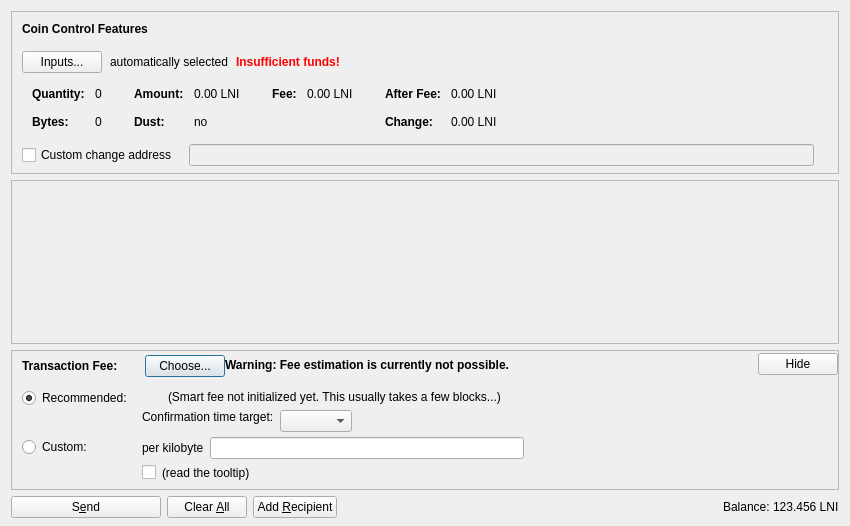
<?xml version="1.0" encoding="UTF-8"?>
<ui version="4.0">
 <class>SendCoinsDialog</class>
 <widget class="QDialog" name="SendCoinsDialog">
  <property name="geometry">
   <rect>
    <x>0</x>
    <y>0</y>
    <width>850</width>
    <height>526</height>
   </rect>
  </property>
  <property name="windowTitle">
   <string>Send Coins</string>
  </property>
  <layout class="QVBoxLayout" name="verticalLayout" stretch="0,1,0,0">
   <property name="bottomMargin">
    <number>8</number>
   </property>
   <item>
    <widget class="QFrame" name="frameCoinControl">
     <property name="sizePolicy">
      <sizepolicy hsizetype="Expanding" vsizetype="Expanding">
       <horstretch>0</horstretch>
       <verstretch>0</verstretch>
      </sizepolicy>
     </property>
     <property name="maximumSize">
      <size>
       <width>16777215</width>
       <height>16777215</height>
      </size>
     </property>
     <property name="frameShape">
      <enum>QFrame::StyledPanel</enum>
     </property>
     <property name="frameShadow">
      <enum>QFrame::Sunken</enum>
     </property>
     <layout class="QVBoxLayout" name="verticalLayoutCoinControl2">
      <property name="spacing">
       <number>0</number>
      </property>
      <property name="leftMargin">
       <number>0</number>
      </property>
      <property name="topMargin">
       <number>0</number>
      </property>
      <property name="rightMargin">
       <number>0</number>
      </property>
      <property name="bottomMargin">
       <number>6</number>
      </property>
      <item>
       <layout class="QVBoxLayout" name="verticalLayoutCoinControl" stretch="0,0,0,0,1">
        <property name="spacing">
         <number>0</number>
        </property>
        <property name="leftMargin">
         <number>10</number>
        </property>
        <property name="topMargin">
         <number>10</number>
        </property>
        <item>
         <layout class="QHBoxLayout" name="horizontalLayoutCoinControl1">
          <property name="bottomMargin">
           <number>15</number>
          </property>
          <item>
           <widget class="QLabel" name="labelCoinControlFeatures">
            <property name="sizePolicy">
             <sizepolicy hsizetype="Preferred" vsizetype="Maximum">
              <horstretch>0</horstretch>
              <verstretch>0</verstretch>
             </sizepolicy>
            </property>
            <property name="font">
             <font>
              <weight>75</weight>
              <bold>true</bold>
             </font>
            </property>
            <property name="styleSheet">
             <string notr="true">font-weight:bold;</string>
            </property>
            <property name="text">
             <string>Coin Control Features</string>
            </property>
           </widget>
          </item>
         </layout>
        </item>
        <item>
         <layout class="QHBoxLayout" name="horizontalLayoutCoinControl2" stretch="0,0,0,0">
          <property name="spacing">
           <number>8</number>
          </property>
          <property name="bottomMargin">
           <number>10</number>
          </property>
          <item>
           <widget class="QPushButton" name="pushButtonCoinControl">
            <property name="styleSheet">
             <string notr="true"/>
            </property>
            <property name="text">
             <string>Inputs...</string>
            </property>
            <property name="autoDefault">
             <bool>false</bool>
            </property>
           </widget>
          </item>
          <item>
           <widget class="QLabel" name="labelCoinControlAutomaticallySelected">
            <property name="text">
             <string>automatically selected</string>
            </property>
            <property name="margin">
             <number>5</number>
            </property>
           </widget>
          </item>
          <item>
           <widget class="QLabel" name="labelCoinControlInsuffFunds">
            <property name="font">
             <font>
              <weight>75</weight>
              <bold>true</bold>
             </font>
            </property>
            <property name="styleSheet">
             <string notr="true">color:red;font-weight:bold;</string>
            </property>
            <property name="text">
             <string>Insufficient funds!</string>
            </property>
            <property name="margin">
             <number>5</number>
            </property>
           </widget>
          </item>
          <item>
           <spacer name="horizontalSpacerCoinControl">
            <property name="orientation">
             <enum>Qt::Horizontal</enum>
            </property>
            <property name="sizeHint" stdset="0">
             <size>
              <width>40</width>
              <height>1</height>
             </size>
            </property>
           </spacer>
          </item>
         </layout>
        </item>
        <item>
         <widget class="QWidget" name="widgetCoinControl" native="true">
          <property name="sizePolicy">
           <sizepolicy hsizetype="Preferred" vsizetype="Preferred">
            <horstretch>0</horstretch>
            <verstretch>0</verstretch>
           </sizepolicy>
          </property>
          <property name="minimumSize">
           <size>
            <width>0</width>
            <height>0</height>
           </size>
          </property>
          <property name="styleSheet">
           <string notr="true"/>
          </property>
          <layout class="QHBoxLayout" name="horizontalLayoutCoinControl5">
           <property name="leftMargin">
            <number>0</number>
           </property>
           <property name="topMargin">
            <number>0</number>
           </property>
           <property name="rightMargin">
            <number>0</number>
           </property>
           <property name="bottomMargin">
            <number>0</number>
           </property>
           <item>
            <layout class="QHBoxLayout" name="horizontalLayoutCoinControl3" stretch="0,0,0,1">
             <property name="spacing">
              <number>20</number>
             </property>
             <property name="topMargin">
              <number>0</number>
             </property>
             <property name="bottomMargin">
              <number>10</number>
             </property>
             <item>
              <layout class="QFormLayout" name="formLayoutCoinControl1">
               <property name="horizontalSpacing">
                <number>10</number>
               </property>
               <property name="verticalSpacing">
                <number>14</number>
               </property>
               <property name="leftMargin">
                <number>10</number>
               </property>
               <property name="topMargin">
                <number>4</number>
               </property>
               <property name="rightMargin">
                <number>6</number>
               </property>
               <item row="0" column="0">
                <widget class="QLabel" name="labelCoinControlQuantityText">
                 <property name="font">
                  <font>
                   <weight>75</weight>
                   <bold>true</bold>
                  </font>
                 </property>
                 <property name="text">
                  <string>Quantity:</string>
                 </property>
                 <property name="margin">
                  <number>0</number>
                 </property>
                </widget>
               </item>
               <item row="0" column="1">
                <widget class="QLabel" name="labelCoinControlQuantity">
                 <property name="cursor">
                  <cursorShape>IBeamCursor</cursorShape>
                 </property>
                 <property name="contextMenuPolicy">
                  <enum>Qt::ActionsContextMenu</enum>
                 </property>
                 <property name="text">
                  <string notr="true">0</string>
                 </property>
                 <property name="margin">
                  <number>0</number>
                 </property>
                 <property name="textInteractionFlags">
                  <set>Qt::LinksAccessibleByMouse|Qt::TextSelectableByKeyboard|Qt::TextSelectableByMouse</set>
                 </property>
                </widget>
               </item>
               <item row="1" column="0">
                <widget class="QLabel" name="labelCoinControlBytesText">
                 <property name="font">
                  <font>
                   <weight>75</weight>
                   <bold>true</bold>
                  </font>
                 </property>
                 <property name="text">
                  <string>Bytes:</string>
                 </property>
                </widget>
               </item>
               <item row="1" column="1">
                <widget class="QLabel" name="labelCoinControlBytes">
                 <property name="cursor">
                  <cursorShape>IBeamCursor</cursorShape>
                 </property>
                 <property name="contextMenuPolicy">
                  <enum>Qt::ActionsContextMenu</enum>
                 </property>
                 <property name="text">
                  <string notr="true">0</string>
                 </property>
                 <property name="textInteractionFlags">
                  <set>Qt::LinksAccessibleByMouse|Qt::TextSelectableByKeyboard|Qt::TextSelectableByMouse</set>
                 </property>
                </widget>
               </item>
              </layout>
             </item>
             <item>
              <layout class="QFormLayout" name="formLayoutCoinControl2">
               <property name="horizontalSpacing">
                <number>10</number>
               </property>
               <property name="verticalSpacing">
                <number>14</number>
               </property>
               <property name="leftMargin">
                <number>6</number>
               </property>
               <property name="topMargin">
                <number>4</number>
               </property>
               <property name="rightMargin">
                <number>6</number>
               </property>
               <item row="0" column="0">
                <widget class="QLabel" name="labelCoinControlAmountText">
                 <property name="font">
                  <font>
                   <weight>75</weight>
                   <bold>true</bold>
                  </font>
                 </property>
                 <property name="text">
                  <string>Amount:</string>
                 </property>
                 <property name="margin">
                  <number>0</number>
                 </property>
                </widget>
               </item>
               <item row="0" column="1">
                <widget class="QLabel" name="labelCoinControlAmount">
                 <property name="cursor">
                  <cursorShape>IBeamCursor</cursorShape>
                 </property>
                 <property name="contextMenuPolicy">
                  <enum>Qt::ActionsContextMenu</enum>
                 </property>
                 <property name="text">
                  <string notr="true">0.00 LNI</string>
                 </property>
                 <property name="textInteractionFlags">
                  <set>Qt::LinksAccessibleByMouse|Qt::TextSelectableByKeyboard|Qt::TextSelectableByMouse</set>
                 </property>
                </widget>
               </item>
               <item row="1" column="0">
                <widget class="QLabel" name="labelCoinControlLowOutputText">
                 <property name="font">
                  <font>
                   <weight>75</weight>
                   <bold>true</bold>
                  </font>
                 </property>
                 <property name="text">
                  <string>Dust:</string>
                 </property>
                </widget>
               </item>
               <item row="1" column="1">
                <widget class="QLabel" name="labelCoinControlLowOutput">
                 <property name="cursor">
                  <cursorShape>IBeamCursor</cursorShape>
                 </property>
                 <property name="contextMenuPolicy">
                  <enum>Qt::ActionsContextMenu</enum>
                 </property>
                 <property name="text">
                  <string notr="true">no</string>
                 </property>
                 <property name="textInteractionFlags">
                  <set>Qt::LinksAccessibleByMouse|Qt::TextSelectableByKeyboard|Qt::TextSelectableByMouse</set>
                 </property>
                </widget>
               </item>
              </layout>
             </item>
             <item>
              <layout class="QFormLayout" name="formLayoutCoinControl3">
               <property name="horizontalSpacing">
                <number>10</number>
               </property>
               <property name="verticalSpacing">
                <number>14</number>
               </property>
               <property name="leftMargin">
                <number>6</number>
               </property>
               <property name="topMargin">
                <number>4</number>
               </property>
               <property name="rightMargin">
                <number>6</number>
               </property>
               <item row="0" column="0">
                <widget class="QLabel" name="labelCoinControlFeeText">
                 <property name="font">
                  <font>
                   <weight>75</weight>
                   <bold>true</bold>
                  </font>
                 </property>
                 <property name="text">
                  <string>Fee:</string>
                 </property>
                 <property name="margin">
                  <number>0</number>
                 </property>
                </widget>
               </item>
               <item row="0" column="1">
                <widget class="QLabel" name="labelCoinControlFee">
                 <property name="cursor">
                  <cursorShape>IBeamCursor</cursorShape>
                 </property>
                 <property name="contextMenuPolicy">
                  <enum>Qt::ActionsContextMenu</enum>
                 </property>
                 <property name="text">
                  <string notr="true">0.00 LNI</string>
                 </property>
                 <property name="textInteractionFlags">
                  <set>Qt::LinksAccessibleByMouse|Qt::TextSelectableByKeyboard|Qt::TextSelectableByMouse</set>
                 </property>
                </widget>
               </item>
              </layout>
             </item>
             <item>
              <layout class="QFormLayout" name="formLayoutCoinControl4">
               <property name="horizontalSpacing">
                <number>10</number>
               </property>
               <property name="verticalSpacing">
                <number>14</number>
               </property>
               <property name="leftMargin">
                <number>6</number>
               </property>
               <property name="topMargin">
                <number>4</number>
               </property>
               <property name="rightMargin">
                <number>6</number>
               </property>
               <item row="0" column="0">
                <widget class="QLabel" name="labelCoinControlAfterFeeText">
                 <property name="font">
                  <font>
                   <weight>75</weight>
                   <bold>true</bold>
                  </font>
                 </property>
                 <property name="text">
                  <string>After Fee:</string>
                 </property>
                 <property name="margin">
                  <number>0</number>
                 </property>
                </widget>
               </item>
               <item row="0" column="1">
                <widget class="QLabel" name="labelCoinControlAfterFee">
                 <property name="cursor">
                  <cursorShape>IBeamCursor</cursorShape>
                 </property>
                 <property name="contextMenuPolicy">
                  <enum>Qt::ActionsContextMenu</enum>
                 </property>
                 <property name="text">
                  <string notr="true">0.00 LNI</string>
                 </property>
                 <property name="textInteractionFlags">
                  <set>Qt::LinksAccessibleByMouse|Qt::TextSelectableByKeyboard|Qt::TextSelectableByMouse</set>
                 </property>
                </widget>
               </item>
               <item row="1" column="0">
                <widget class="QLabel" name="labelCoinControlChangeText">
                 <property name="font">
                  <font>
                   <weight>75</weight>
                   <bold>true</bold>
                  </font>
                 </property>
                 <property name="text">
                  <string>Change:</string>
                 </property>
                </widget>
               </item>
               <item row="1" column="1">
                <widget class="QLabel" name="labelCoinControlChange">
                 <property name="cursor">
                  <cursorShape>IBeamCursor</cursorShape>
                 </property>
                 <property name="contextMenuPolicy">
                  <enum>Qt::ActionsContextMenu</enum>
                 </property>
                 <property name="text">
                  <string notr="true">0.00 LNI</string>
                 </property>
                 <property name="textInteractionFlags">
                  <set>Qt::LinksAccessibleByMouse|Qt::TextSelectableByKeyboard|Qt::TextSelectableByMouse</set>
                 </property>
                </widget>
               </item>
              </layout>
             </item>
            </layout>
           </item>
          </layout>
         </widget>
        </item>
        <item>
         <layout class="QHBoxLayout" name="horizontalLayoutCoinControl4" stretch="0,0,0">
          <property name="spacing">
           <number>12</number>
          </property>
          <property name="sizeConstraint">
           <enum>QLayout::SetDefaultConstraint</enum>
          </property>
          <property name="topMargin">
           <number>5</number>
          </property>
          <property name="rightMargin">
           <number>5</number>
          </property>
          <item>
           <widget class="QCheckBox" name="checkBoxCoinControlChange">
            <property name="toolTip">
             <string>If this is activated, but the change address is empty or invalid, change will be sent to a newly generated address.</string>
            </property>
            <property name="text">
             <string>Custom change address</string>
            </property>
           </widget>
          </item>
          <item>
           <widget class="QValidatedLineEdit" name="lineEditCoinControlChange">
            <property name="enabled">
             <bool>false</bool>
            </property>
            <property name="sizePolicy">
             <sizepolicy hsizetype="Expanding" vsizetype="Fixed">
              <horstretch>0</horstretch>
              <verstretch>0</verstretch>
             </sizepolicy>
            </property>
           </widget>
          </item>
          <item>
           <widget class="QLabel" name="labelCoinControlChangeLabel">
            <property name="sizePolicy">
             <sizepolicy hsizetype="Preferred" vsizetype="Expanding">
              <horstretch>0</horstretch>
              <verstretch>0</verstretch>
             </sizepolicy>
            </property>
            <property name="minimumSize">
             <size>
              <width>0</width>
              <height>0</height>
             </size>
            </property>
            <property name="text">
             <string/>
            </property>
            <property name="margin">
             <number>3</number>
            </property>
           </widget>
          </item>
         </layout>
        </item>
        <item>
         <spacer name="verticalSpacerCoinControl">
          <property name="orientation">
           <enum>Qt::Vertical</enum>
          </property>
          <property name="sizeHint" stdset="0">
           <size>
            <width>800</width>
            <height>1</height>
           </size>
          </property>
         </spacer>
        </item>
       </layout>
      </item>
     </layout>
    </widget>
   </item>
   <item>
    <widget class="QScrollArea" name="scrollArea">
     <property name="widgetResizable">
      <bool>true</bool>
     </property>
     <widget class="QWidget" name="scrollAreaWidgetContents">
      <property name="geometry">
       <rect>
        <x>0</x>
        <y>0</y>
        <width>830</width>
        <height>104</height>
       </rect>
      </property>
      <layout class="QVBoxLayout" name="verticalLayout_2" stretch="0,1">
       <property name="leftMargin">
        <number>0</number>
       </property>
       <property name="topMargin">
        <number>0</number>
       </property>
       <property name="rightMargin">
        <number>0</number>
       </property>
       <property name="bottomMargin">
        <number>0</number>
       </property>
       <item>
        <layout class="QVBoxLayout" name="entries">
         <property name="spacing">
          <number>6</number>
         </property>
        </layout>
       </item>
       <item>
        <spacer name="verticalSpacer">
         <property name="orientation">
          <enum>Qt::Vertical</enum>
         </property>
         <property name="sizeHint" stdset="0">
          <size>
           <width>20</width>
           <height>40</height>
          </size>
         </property>
        </spacer>
       </item>
      </layout>
     </widget>
    </widget>
   </item>
   <item>
    <widget class="QFrame" name="frameFee">
     <property name="sizePolicy">
      <sizepolicy hsizetype="Expanding" vsizetype="Expanding">
       <horstretch>0</horstretch>
       <verstretch>0</verstretch>
      </sizepolicy>
     </property>
     <property name="maximumSize">
      <size>
       <width>16777215</width>
       <height>16777215</height>
      </size>
     </property>
     <property name="frameShape">
      <enum>QFrame::StyledPanel</enum>
     </property>
     <property name="frameShadow">
      <enum>QFrame::Sunken</enum>
     </property>
     <layout class="QVBoxLayout" name="verticalLayoutFee1">
      <property name="spacing">
       <number>0</number>
      </property>
      <property name="leftMargin">
       <number>0</number>
      </property>
      <property name="topMargin">
       <number>0</number>
      </property>
      <property name="rightMargin">
       <number>0</number>
      </property>
      <property name="bottomMargin">
       <number>0</number>
      </property>
      <item>
       <layout class="QVBoxLayout" name="verticalLayoutFee2" stretch="0,0,0">
        <property name="spacing">
         <number>0</number>
        </property>
        <property name="leftMargin">
         <number>10</number>
        </property>
        <property name="topMargin">
         <number>0</number>
        </property>
        <item>
         <layout class="QHBoxLayout" name="horizontalLayoutFee1">
          <property name="bottomMargin">
           <number>0</number>
          </property>
          <item>
           <layout class="QVBoxLayout" name="verticalLayoutFee7">
            <property name="spacing">
             <number>0</number>
            </property>
            <item>
             <spacer name="verticalSpacerSmartFee">
              <property name="orientation">
               <enum>Qt::Vertical</enum>
              </property>
              <property name="sizeType">
               <enum>QSizePolicy::Fixed</enum>
              </property>
              <property name="sizeHint" stdset="0">
               <size>
                <width>1</width>
                <height>4</height>
               </size>
              </property>
             </spacer>
            </item>
            <item>
             <layout class="QHBoxLayout" name="horizontalLayoutSmartFee">
              <property name="spacing">
               <number>10</number>
              </property>
              <item>
               <widget class="QLabel" name="labelFeeHeadline">
                <property name="sizePolicy">
                 <sizepolicy hsizetype="Preferred" vsizetype="Maximum">
                  <horstretch>0</horstretch>
                  <verstretch>0</verstretch>
                 </sizepolicy>
                </property>
                <property name="font">
                 <font>
                  <weight>75</weight>
                  <bold>true</bold>
                 </font>
                </property>
                <property name="styleSheet">
                 <string notr="true">font-weight:bold;</string>
                </property>
                <property name="text">
                 <string>Transaction Fee:</string>
                </property>
               </widget>
              </item>
              <item>
               <widget class="QLabel" name="labelFeeMinimized">
                <property name="text">
                 <string/>
                </property>
               </widget>
              </item>
              <item>
               <widget class="QPushButton" name="buttonChooseFee">
                <property name="text">
                 <string>Choose...</string>
                </property>
               </widget>
              </item>
             </layout>
            </item>
            <item>
             <spacer name="verticalSpacer_5">
              <property name="orientation">
               <enum>Qt::Vertical</enum>
              </property>
              <property name="sizeHint" stdset="0">
               <size>
                <width>1</width>
                <height>1</height>
               </size>
              </property>
             </spacer>
            </item>
           </layout>
          </item>
          <item>
           <widget class="QLabel" name="fallbackFeeWarningLabel">
            <property name="toolTip">
             <string>Using the fallbackfee can result in sending a transaction that will take several hours or days (or never) to confirm. Consider choosing your fee manually or wait until you have validated the complete chain.</string>
            </property>
            <property name="font">
            <font>
                <weight>75</weight>
                <bold>true</bold>
            </font>
            </property>
            <property name="text">
             <string>Warning: Fee estimation is currently not possible.</string>
            </property>
            <property name="wordWrap">
             <bool>false</bool>
            </property>
           </widget>
          </item>
          <item>
           <spacer name="horizontalSpacer_4">
            <property name="orientation">
             <enum>Qt::Horizontal</enum>
            </property>
            <property name="sizeType">
             <enum>QSizePolicy::MinimumExpanding</enum>
            </property>
            <property name="sizeHint" stdset="0">
             <size>
              <width>40</width>
              <height>20</height>
             </size>
            </property>
           </spacer>
          </item>
          <item>
           <widget class="QPushButton" name="buttonMinimizeFee">
            <property name="toolTip">
             <string>collapse fee-settings</string>
            </property>
            <property name="text">
             <string>Hide</string>
            </property>
           </widget>
          </item>
         </layout>
        </item>
        <item>
         <widget class="QFrame" name="frameFeeSelection">
          <layout class="QVBoxLayout" name="verticalLayoutFee12">
           <property name="spacing">
            <number>0</number>
           </property>
           <property name="leftMargin">
            <number>0</number>
           </property>
           <property name="topMargin">
            <number>0</number>
           </property>
           <property name="rightMargin">
            <number>0</number>
           </property>
           <property name="bottomMargin">
            <number>0</number>
           </property>
           <item>
            <layout class="QGridLayout" name="gridLayoutFee">
             <property name="topMargin">
              <number>10</number>
             </property>
             <property name="bottomMargin">
              <number>4</number>
             </property>
             <property name="horizontalSpacing">
              <number>10</number>
             </property>
             <property name="verticalSpacing">
              <number>4</number>
             </property>
             <item row="1" column="1">
              <layout class="QVBoxLayout" name="verticalLayoutFee8">
               <property name="spacing">
                <number>6</number>
               </property>
               <item>
                <layout class="QHBoxLayout" name="horizontalLayoutFee13">
                 <item>
                  <widget class="QLabel" name="labelCustomPerKilobyte">
                   <property name="toolTip">
                    <string>If the custom fee is set to 1000 satoshis and the transaction is only 250 bytes, then &quot;per kilobyte&quot; only pays 250 satoshis in fee, while &quot;total at least&quot; pays 1000 satoshis. For transactions bigger than a kilobyte both pay by kilobyte.</string>
                   </property>
                   <property name="text">
                    <string>per kilobyte</string>
                   </property>
                  </widget>
                 </item>
                 <item>
                  <widget class="BitcoinAmountField" name="customFee"/>
                 </item>
                 <item>
                  <spacer name="horizontalSpacer_6">
                   <property name="orientation">
                    <enum>Qt::Horizontal</enum>
                   </property>
                   <property name="sizeHint" stdset="0">
                    <size>
                     <width>1</width>
                     <height>1</height>
                    </size>
                   </property>
                  </spacer>
                 </item>
                </layout>
               </item>
               <item>
                <layout class="QHBoxLayout" name="horizontalLayoutFee8">
                 <item>
                  <widget class="QCheckBox" name="checkBoxMinimumFee">
                   <property name="toolTip">
                    <string>Paying only the minimum fee is just fine as long as there is less transaction volume than space in the blocks. But be aware that this can end up in a never confirming transaction once there is more demand for looniecoin transactions than the network can process.</string>
                   </property>
                   <property name="text">
                    <string/>
                   </property>
                  </widget>
                 </item>
                 <item>
                  <widget class="QLabel" name="labelMinFeeWarning">
                   <property name="enabled">
                    <bool>true</bool>
                   </property>
                   <property name="toolTip">
                    <string>Paying only the minimum fee is just fine as long as there is less transaction volume than space in the blocks. But be aware that this can end up in a never confirming transaction once there is more demand for looniecoin transactions than the network can process.</string>
                   </property>
                   <property name="text">
                    <string>(read the tooltip)</string>
                   </property>
                   <property name="margin">
                    <number>5</number>
                   </property>
                  </widget>
                 </item>
                 <item>
                  <spacer name="horizontalSpacer_2">
                   <property name="orientation">
                    <enum>Qt::Horizontal</enum>
                   </property>
                   <property name="sizeHint" stdset="0">
                    <size>
                     <width>1</width>
                     <height>1</height>
                    </size>
                   </property>
                  </spacer>
                 </item>
                </layout>
               </item>
              </layout>
             </item>
             <item row="0" column="0">
              <layout class="QVBoxLayout" name="verticalLayoutFee4" stretch="0,1">
               <item>
                <widget class="QRadioButton" name="radioSmartFee">
                 <property name="text">
                  <string>Recommended:</string>
                 </property>
                 <property name="checked">
                  <bool>true</bool>
                 </property>
                 <attribute name="buttonGroup">
                  <string notr="true">groupFee</string>
                 </attribute>
                </widget>
               </item>
               <item>
                <spacer name="verticalSpacer_2">
                 <property name="orientation">
                  <enum>Qt::Vertical</enum>
                 </property>
                 <property name="sizeHint" stdset="0">
                  <size>
                   <width>1</width>
                   <height>1</height>
                  </size>
                 </property>
                </spacer>
               </item>
              </layout>
             </item>
             <item row="1" column="0">
              <layout class="QVBoxLayout" name="verticalLayoutFee9" stretch="0,1">
               <item>
                <widget class="QRadioButton" name="radioCustomFee">
                 <property name="text">
                  <string>Custom:</string>
                 </property>
                 <attribute name="buttonGroup">
                  <string notr="true">groupFee</string>
                 </attribute>
                </widget>
               </item>
               <item>
                <spacer name="verticalSpacer_6">
                 <property name="orientation">
                  <enum>Qt::Vertical</enum>
                 </property>
                 <property name="sizeHint" stdset="0">
                  <size>
                   <width>1</width>
                   <height>1</height>
                  </size>
                 </property>
                </spacer>
               </item>
              </layout>
             </item>
             <item row="0" column="1">
              <layout class="QVBoxLayout" name="verticalLayoutFee3" stretch="0,0,1">
               <property name="spacing">
                <number>6</number>
               </property>
               <property name="topMargin">
                <number>2</number>
               </property>
               <item>
                <layout class="QHBoxLayout" name="horizontalLayoutFee12">
                 <item>
                  <widget class="QLabel" name="labelSmartFee">
                   <property name="text">
                    <string/>
                   </property>
                   <property name="margin">
                    <number>2</number>
                   </property>
                  </widget>
                 </item>
                 <item>
                  <widget class="QLabel" name="labelFeeEstimation">
                   <property name="text">
                    <string/>
                   </property>
                  </widget>
                 </item>
                 <item>
                  <widget class="QLabel" name="labelSmartFee2">
                   <property name="text">
                    <string>(Smart fee not initialized yet. This usually takes a few blocks...)</string>
                   </property>
                   <property name="margin">
                    <number>2</number>
                   </property>
                  </widget>
                 </item>
                 <item>
                  <spacer name="horizontalSpacer_5">
                   <property name="orientation">
                    <enum>Qt::Horizontal</enum>
                   </property>
                   <property name="sizeHint" stdset="0">
                    <size>
                     <width>1</width>
                     <height>1</height>
                    </size>
                   </property>
                  </spacer>
                 </item>
                </layout>
               </item>
               <item>
                <layout class="QHBoxLayout" name="horizontalLayoutFee9">
                 <item>
                  <layout class="QVBoxLayout" name="verticalLayoutFee6">
                   <item>
                    <widget class="QLabel" name="labelSmartFee3">
                     <property name="text">
                      <string>Confirmation time target:</string>
                     </property>
                     <property name="margin">
                      <number>2</number>
                     </property>
                    </widget>
                   </item>
                   <item>
                    <spacer name="verticalSpacer_3">
                     <property name="orientation">
                      <enum>Qt::Vertical</enum>
                     </property>
                     <property name="sizeHint" stdset="0">
                      <size>
                       <width>1</width>
                       <height>1</height>
                      </size>
                     </property>
                    </spacer>
                   </item>
                  </layout>
                 </item>
                 <item>
                  <layout class="QVBoxLayout" name="verticalLayoutFee5">
                   <property name="rightMargin">
                    <number>30</number>
                   </property>
                   <item>
                    <layout class="QHBoxLayout" name="horizontalLayoutConfTarget">
                     <property name="bottomMargin">
                      <number>0</number>
                     </property>
                     <item>
                      <widget class="QComboBox" name="confTargetSelector"/>
                     </item>
                     <item>
                      <spacer name="horizontalSpacerConfTarget">
                       <property name="orientation">
                        <enum>Qt::Horizontal</enum>
                       </property>
                       <property name="sizeHint" stdset="0">
                        <size>
                         <width>40</width>
                         <height>20</height>
                        </size>
                       </property>
                      </spacer>
                     </item>
                    </layout>
                   </item>
                  </layout>
                 </item>
                </layout>
               </item>
               <item>
                <spacer name="verticalSpacer_4">
                 <property name="orientation">
                  <enum>Qt::Vertical</enum>
                 </property>
                 <property name="sizeHint" stdset="0">
                  <size>
                   <width>1</width>
                   <height>1</height>
                  </size>
                 </property>
                </spacer>
               </item>
              </layout>
             </item>
            </layout>
           </item>
          </layout>
         </widget>
        </item>
        <item>
         <spacer name="verticalSpacerFee">
          <property name="orientation">
           <enum>Qt::Vertical</enum>
          </property>
          <property name="sizeHint" stdset="0">
           <size>
            <width>40</width>
            <height>5</height>
           </size>
          </property>
         </spacer>
        </item>
       </layout>
      </item>
     </layout>
    </widget>
   </item>
   <item>
    <layout class="QHBoxLayout" name="horizontalLayout">
     <item>
      <widget class="QPushButton" name="sendButton">
       <property name="minimumSize">
        <size>
         <width>150</width>
         <height>0</height>
        </size>
       </property>
       <property name="toolTip">
        <string>Confirm the send action</string>
       </property>
       <property name="text">
        <string>S&amp;end</string>
       </property>
       <property name="icon">
        <iconset resource="../bitcoin.qrc">
         <normaloff>:/icons/send</normaloff>:/icons/send</iconset>
       </property>
       <property name="autoDefault">
        <bool>false</bool>
       </property>
       <property name="default">
        <bool>false</bool>
       </property>
      </widget>
     </item>
     <item>
      <widget class="QPushButton" name="clearButton">
       <property name="sizePolicy">
        <sizepolicy hsizetype="Minimum" vsizetype="Fixed">
         <horstretch>0</horstretch>
         <verstretch>0</verstretch>
        </sizepolicy>
       </property>
       <property name="toolTip">
        <string>Clear all fields of the form.</string>
       </property>
       <property name="text">
        <string>Clear &amp;All</string>
       </property>
       <property name="icon">
        <iconset resource="../bitcoin.qrc">
         <normaloff>:/icons/remove</normaloff>:/icons/remove</iconset>
       </property>
       <property name="autoDefault">
        <bool>false</bool>
       </property>
      </widget>
     </item>
     <item>
      <widget class="QPushButton" name="addButton">
       <property name="toolTip">
        <string>Send to multiple recipients at once</string>
       </property>
       <property name="text">
        <string>Add &amp;Recipient</string>
       </property>
       <property name="icon">
        <iconset resource="../bitcoin.qrc">
         <normaloff>:/icons/add</normaloff>:/icons/add</iconset>
       </property>
       <property name="autoDefault">
        <bool>false</bool>
       </property>
      </widget>
     </item>
     <item>
      <spacer name="horizontalSpacer">
       <property name="orientation">
        <enum>Qt::Horizontal</enum>
       </property>
       <property name="sizeHint" stdset="0">
        <size>
         <width>40</width>
         <height>20</height>
        </size>
       </property>
      </spacer>
     </item>
     <item>
      <layout class="QHBoxLayout" name="horizontalLayout_2">
       <property name="spacing">
        <number>3</number>
       </property>
       <item>
        <widget class="QLabel" name="label">
         <property name="sizePolicy">
          <sizepolicy hsizetype="Preferred" vsizetype="Fixed">
           <horstretch>0</horstretch>
           <verstretch>0</verstretch>
          </sizepolicy>
         </property>
         <property name="text">
          <string>Balance:</string>
         </property>
        </widget>
       </item>
       <item>
        <widget class="QLabel" name="labelBalance">
         <property name="sizePolicy">
          <sizepolicy hsizetype="Preferred" vsizetype="Fixed">
           <horstretch>0</horstretch>
           <verstretch>0</verstretch>
          </sizepolicy>
         </property>
         <property name="cursor">
          <cursorShape>IBeamCursor</cursorShape>
         </property>
         <property name="text">
          <string notr="true">123.456 LNI</string>
         </property>
         <property name="textInteractionFlags">
          <set>Qt::LinksAccessibleByMouse|Qt::TextSelectableByKeyboard|Qt::TextSelectableByMouse</set>
         </property>
        </widget>
       </item>
      </layout>
     </item>
    </layout>
   </item>
  </layout>
 </widget>
 <customwidgets>
  <customwidget>
   <class>QValidatedLineEdit</class>
   <extends>QLineEdit</extends>
   <header>qt/qvalidatedlineedit.h</header>
  </customwidget>
  <customwidget>
   <class>BitcoinAmountField</class>
   <extends>QLineEdit</extends>
   <header>qt/bitcoinamountfield.h</header>
   <container>1</container>
  </customwidget>
 </customwidgets>
 <resources>
  <include location="../bitcoin.qrc"/>
 </resources>
 <connections/>
 <buttongroups>
  <buttongroup name="groupFee"/>
 </buttongroups>
</ui>
